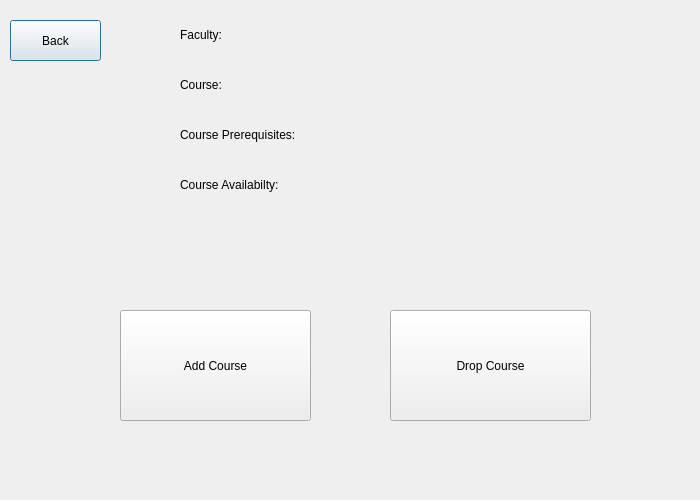
<?xml version="1.0" encoding="UTF-8"?>
<ui version="4.0">
 <class>winterTermPage</class>
 <widget class="QDialog" name="winterTermPage">
  <property name="geometry">
   <rect>
    <x>0</x>
    <y>0</y>
    <width>700</width>
    <height>500</height>
   </rect>
  </property>
  <property name="windowTitle">
   <string>Dialog</string>
  </property>
  <widget class="QLabel" name="facultylabel">
   <property name="geometry">
    <rect>
     <x>180</x>
     <y>10</y>
     <width>700</width>
     <height>50</height>
    </rect>
   </property>
   <property name="text">
    <string>Faculty:</string>
   </property>
  </widget>
  <widget class="QPushButton" name="back">
   <property name="geometry">
    <rect>
     <x>10</x>
     <y>20</y>
     <width>91</width>
     <height>41</height>
    </rect>
   </property>
   <property name="text">
    <string>Back</string>
   </property>
  </widget>
  <widget class="QLabel" name="courselabel">
   <property name="geometry">
    <rect>
     <x>180</x>
     <y>60</y>
     <width>700</width>
     <height>50</height>
    </rect>
   </property>
   <property name="text">
    <string>Course:</string>
   </property>
  </widget>
  <widget class="QPushButton" name="addCourse">
   <property name="geometry">
    <rect>
     <x>120</x>
     <y>310</y>
     <width>191</width>
     <height>111</height>
    </rect>
   </property>
   <property name="text">
    <string>Add Course</string>
   </property>
  </widget>
  <widget class="QLabel" name="errormessagebox">
   <property name="geometry">
    <rect>
     <x>10</x>
     <y>250</y>
     <width>681</width>
     <height>41</height>
    </rect>
   </property>
   <property name="text">
    <string/>
   </property>
  </widget>
  <widget class="QLabel" name="courseavailability">
   <property name="geometry">
    <rect>
     <x>180</x>
     <y>160</y>
     <width>700</width>
     <height>50</height>
    </rect>
   </property>
   <property name="text">
    <string>Course Availabilty: </string>
   </property>
  </widget>
  <widget class="QLabel" name="courseprereqs">
   <property name="geometry">
    <rect>
     <x>180</x>
     <y>110</y>
     <width>700</width>
     <height>50</height>
    </rect>
   </property>
   <property name="text">
    <string>Course Prerequisites:</string>
   </property>
  </widget>
  <widget class="QPushButton" name="dropCourse">
   <property name="geometry">
    <rect>
     <x>390</x>
     <y>310</y>
     <width>201</width>
     <height>111</height>
    </rect>
   </property>
   <property name="text">
    <string>Drop Course</string>
   </property>
  </widget>
 </widget>
 <resources/>
 <connections/>
</ui>
